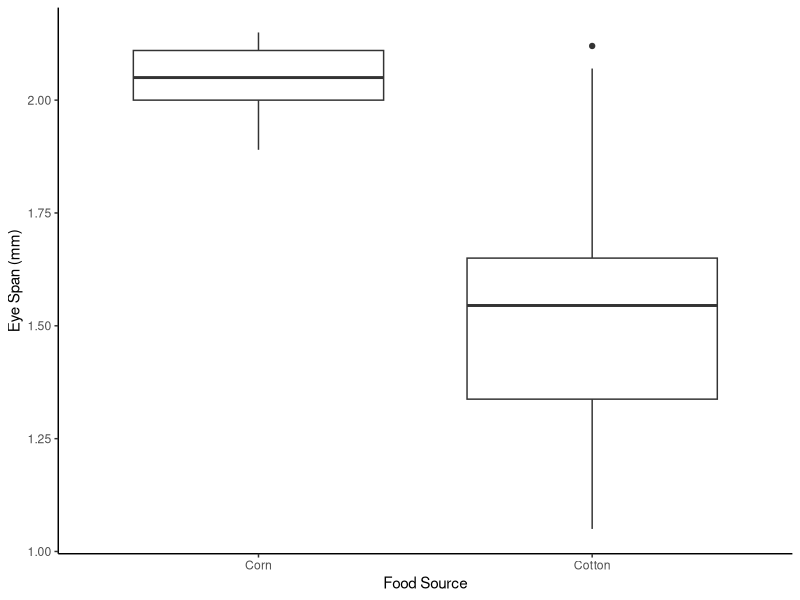
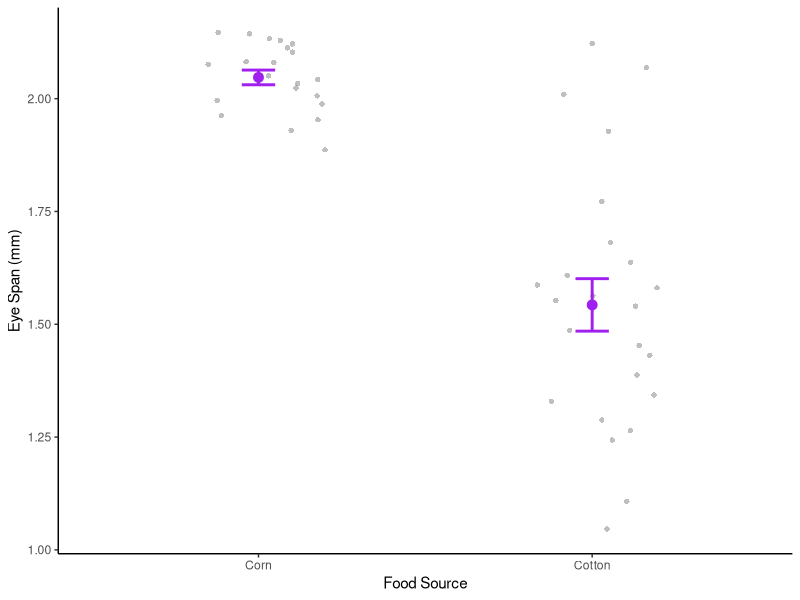

These charts were generated, in order, by the following R code:
## ---- chunk 1
#| label: setup
#| message: false
#| warning: false

library(tidyverse)

theme_set(theme_classic())
## ---- chunk 2
# FIXME

stalk <- read_csv("../data/Stalkies.csv", show_col_types = FALSE) |> 
  mutate(food_source = factor(food_source))
glimpse(stalk)
## ---- chunk 3
# FIXME

#| fig-alt: "A boxplot of Eye span versus Food Source. Eye span is longer on average and less variable on the corn food source compared to the cotton food source."

ggplot(stalk, aes(x = food_source, y = eye_span)) +
  geom_boxplot() +
  labs(x = "Food Source", y = "Eye Span (mm)")

## ---- chunk 4
#FIXME
#| fig-alt: "A scatterplot of Eye span versus Food Source with means and standard errors overlayed in purple. Eye span is longer on average and less variable on the corn food source compared to the cotton food source."

ggplot(stalk, aes(x = food_source, y = eye_span)) +
  geom_point(position = position_jitter(width = 0.2, seed = 423479),
             alpha = 0.25, pch = 16) +
  stat_summary(fun = mean,
               geom = "point",
               size = 3, color = "purple") + 
  stat_summary(fun.data = mean_se,
               geom = "errorbar",
               width = 0.1,
               linewidth = 1,
               color = "purple") +
  labs(x = "Food Source", y = "Eye Span (mm)")
## ---- chunk 5
# FIXME

SEM <- function(x) {sd(x) / sqrt(length(x))}

stalk |> 
  group_by(food_source) |> 
  summarise(n = length(eye_span),
            mean_eye_span = mean(eye_span),
            sd_eye_span = sd(eye_span),
            var_eye_span = var(eye_span),
            SEM_eye_span = SEM(eye_span))
## ---- chunk 6
# FIXME

stalk |> 
  group_by(food_source) |> 
  summarize(mean_eye_span = mean(eye_span),
            SEM_eye_span = SEM(eye_span),
            Lower = mean_eye_span - 2 * SEM_eye_span,
            Upper = mean_eye_span + 2 * SEM_eye_span)
## ---- chunk 7
# FIXME

fm <- lm(eye_span ~ food_source, data = stalk)
summary(fm)
## ---- chunk 8
# FIXME

myT <- t.test(eye_span ~ food_source, data = stalk)
myT
## ---- chunk 9
# FIXME

levels(stalk$food_source)
## ---- chunk 10
x <- 1:10
x <- ifelse(x <= 5, 1, 10)
x

y <- 1:10
y <- ifelse(y <= 5, y + 3, y^2)
y
## ---- chunk 11
# FIXME

stalk <- stalk |> 
  mutate(food01 = ifelse(food_source == "Corn", 0, 1),
         Intercept = rep(1, times = n()))
stalk |> print(n = 50)
## ---- chunk 12
# FIXME

fm01 <- lm(eye_span ~ food01, data = stalk)
summary(fm01)
